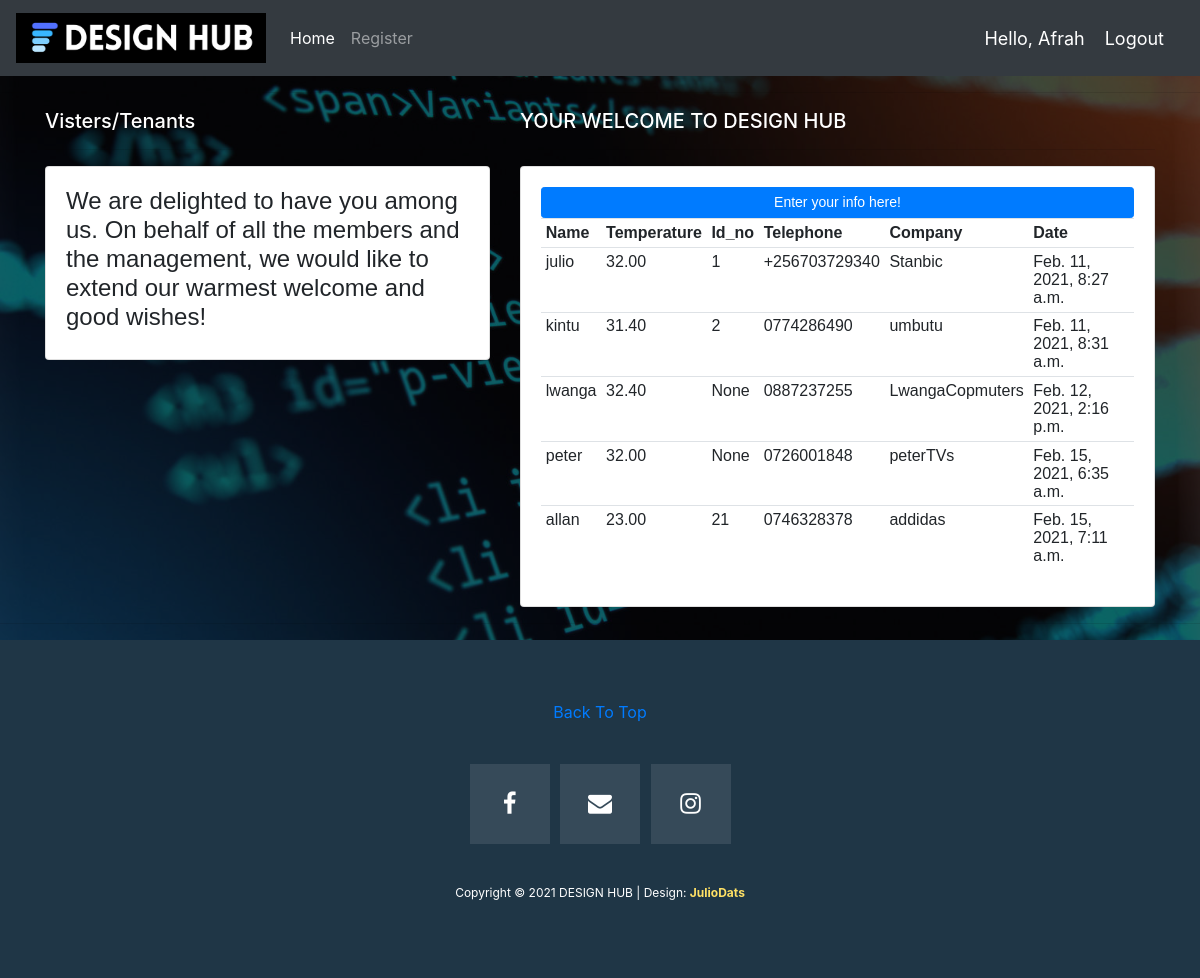
Screenshot of / (signed in) with the database file from the repository.
### checkin/models.py (models this page shows, shortened)
class visitor(models.Model):
    Name=models.CharField(max_length=40)
    Temperature=models.DecimalField(max_digits=10,decimal_places=2)
    Company=models.CharField(max_length=40)
    user_id=models.IntegerField(null=True, blank=True)
    Telephone=models.CharField(max_length=13)
    Date_created=models.DateTimeField(auto_now_add=True)

### checkin/views.py (the view)
# urls.py: 2. Add a URL to urlpatterns:  path('', views.home, name='home')
@login_required(login_url='login')
def home(request):
    home=visitor.objects.all()
    return render(request,'checkin/home.html',{'home':home})

### checkin/templates/checkin/home.html (shortened to what this page needs)
{% extends 'checkin/main.html' %}
{% block content %}
<div class="container">
    <div class="row">
      <div class="col-md-5">
          <h5 id="p">Visters/Tenants</h5>
            <hr>
            <div class="card card-body">
                <h4>We are delighted to have you among us. On behalf of all the members and the management, we would like to extend our warmest welcome and good wishes!</h4>
            </div>
        </div>
        <div class="col-md">
            <h5 id="p">YOUR WELCOME TO DESIGN HUB</h5>
                <hr>
                <div class="card card-body">
                    <a class="btn btn-primary btn-sm btn-block" href="{% url 'register' %}">Enter your info here!</a>
                    <table class="table table-sm">
                        <tr>
                            <th>Name</th>
                            <th>Temperature</th>
                            <th>Id_no</th>
                            <th>Telephone</th>
                            <th>Company</th>
                            <th>Date</th>
                        </tr>
                        {% for i in home %}
                            <tr>
                                <td>{{i.Name}}</td>
                                <td>{{i.Temperature}}</td>
                                <td>{{i.user_id}}</td>
                                <td>{{i.Telephone}}</td>
                                <td>{{i.Company}}</td>
                                <td>{{i.Date_created}}</td>
                            </tr>
                        {% endfor %}
                    </table>
                </div>
        </div>
    </div>
</div>
{% endblock %}

### checkin/templates/checkin/navbar.html (shortened to what this page needs)
{% load static %}
<nav class="navbar navbar-expand-lg navbar-dark bg-dark">
    <a class="navbar-brand" href="{% url 'home' %}">
      <img src="{% static 'images/6.png' %}" class="img-responsive" alt="">
    </a>
    <div class="collapse navbar-collapse" id="navbarNav">
      <ul class="navbar-nav">
        <li class="nav-item active">
          <a class="nav-link" href="{% url 'users' %}">Home</a>
        </li>
        <li class="nav-item">
          <a class="nav-link" href="{% url 'register' %}">Register</a>
        </li>
      </ul>
    </div>
    <span class="hello-msg">Hello, {{request.user}}</span>
    <span ><a  class="hello-msg" href="{% url 'logout' %}">Logout</a></span>
</nav>

### checkin/templates/checkin/navbar.html (style rules this page uses)
.hello-msg { font-size: 18px; color: #fff; margin-right: 20px; }
.img-responsive { height: auto; width: auto; max-width: 250px; max-height: 72px; }

### checkin/templates/checkin/home.html (style rules this page uses)
#p { color: #fff; }
.card { font: 1em sans-serif; }

### rows the page displays
visitor: Name "julio", Temperature "32.00", user_id "1", Telephone "+256703729340", Company "Stanbic", Date_created "Feb. 11, 2021, 8:27 a.m."
visitor: Name "kintu", Temperature "31.40", user_id "2", Telephone "0774286490", Company "umbutu", Date_created "Feb. 11, 2021, 8:31 a.m."
visitor: Name "lwanga", Temperature "32.40", user_id "None", Telephone "0887237255", Company "LwangaCopmuters", Date_created "Feb. 12, 2021, 2:16 p.m."
visitor: Name "peter", Temperature "32.00", user_id "None", Telephone "0726001848", Company "peterTVs", Date_created "Feb. 15, 2021, 6:35 a.m."
visitor: Name "allan", Temperature "23.00", user_id "21", Telephone "0746328378", Company "addidas", Date_created "Feb. 15, 2021, 7:11 a.m."

### other values shown
{{ request.user }} "Afrah"
